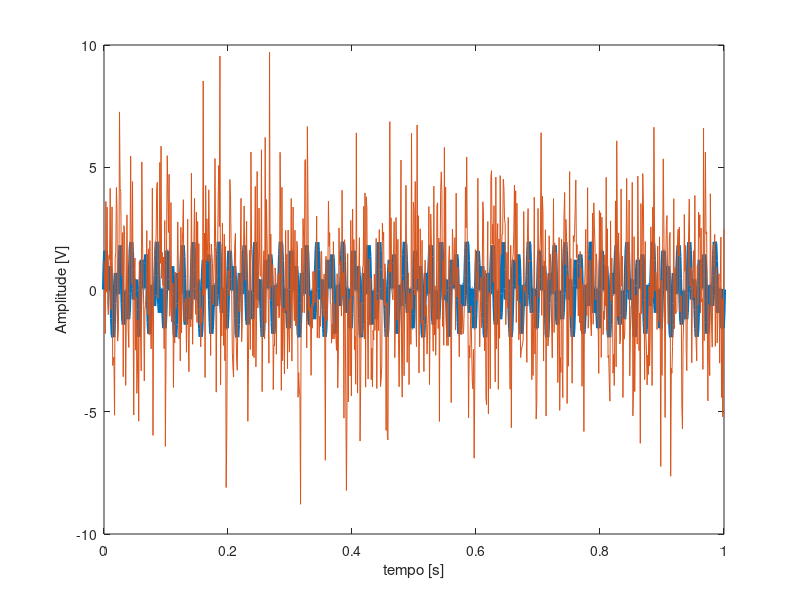
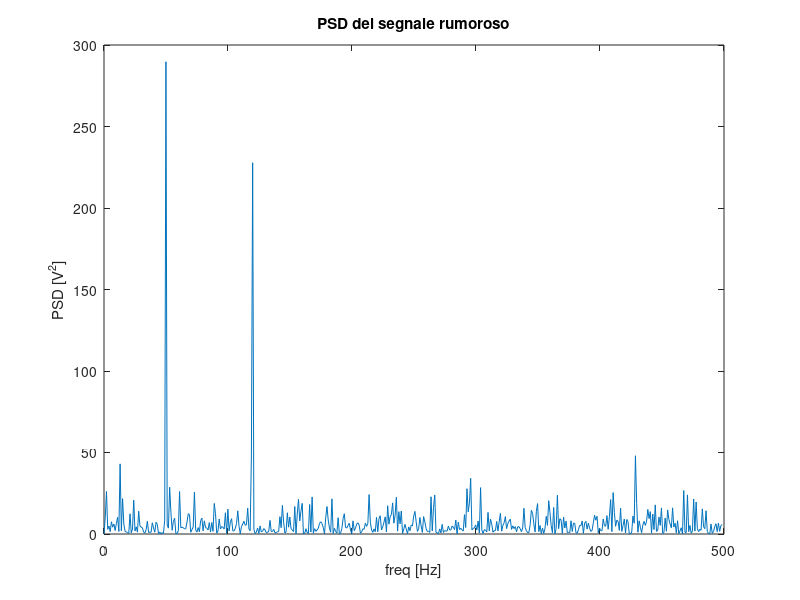
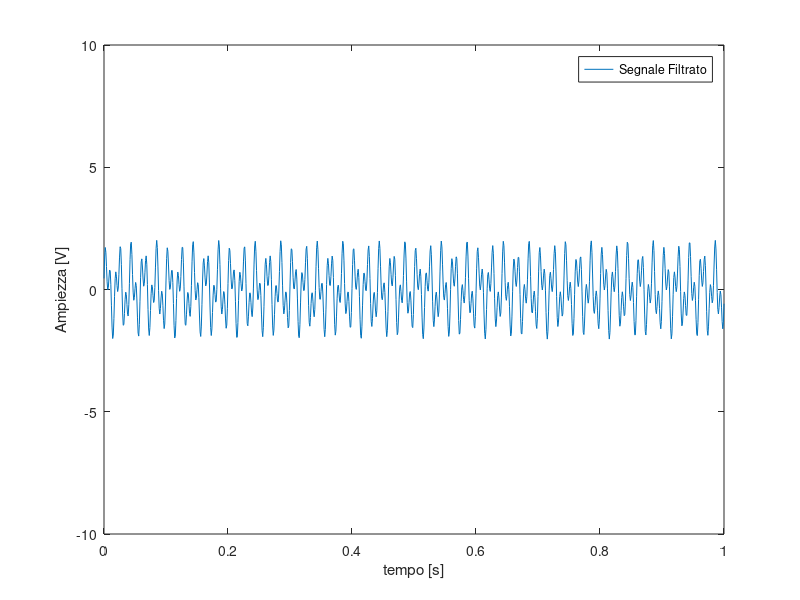
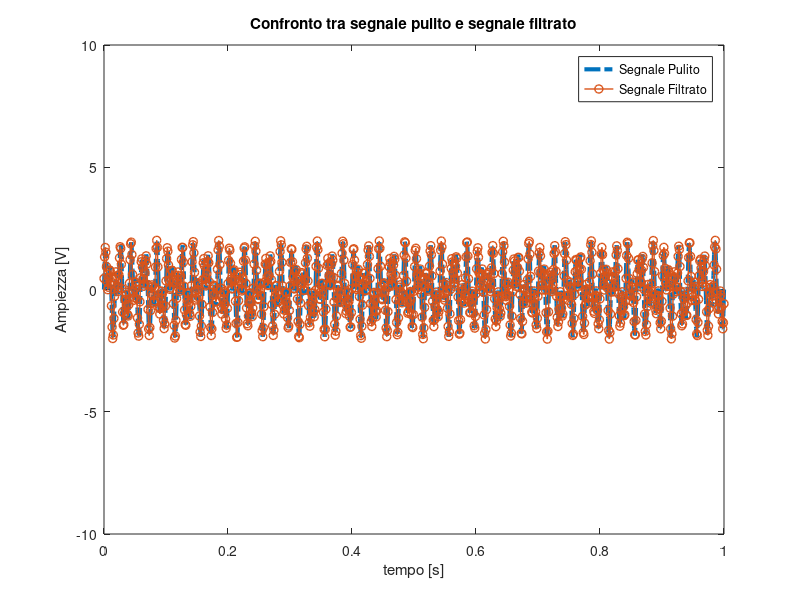

Here is the MATLAB script that generated these plots, in order:
clc;
clear;
close all;

% Creiamo un semplice segnale con 2 frequenze
dt = 0.001; % intervallo di campionamento [s]
t = 0:dt:1;
fclean = sin(2*pi*50*t) + sin(2*pi*120*t); % segnale pulito costituito
                                           % dalla somma di 2 frequenze
                                           
f = fclean + 2.5 * randn(size(t)); % aggiungo del rumore

figure(1)
plot(t, fclean, 'LineWidth', 3);
hold on
plot(t, f);
xlabel('tempo [s]');
ylabel('Amplitude [V]');
ylim([-10 10]);

% Calcoliamo la fft del segnale rumoroso
n = length(t);
fhat = fft (f, n);

PSD = fhat .* conj(fhat)/n; % PSD = abs(fhat).^2
freq = 1/(dt*n)*(0:n); % creo il vettore delle frequenze [Hz]
L = 1:floor((n/2));

figure
plot(freq(L), PSD(L));
xlabel('freq [Hz]');
ylabel('PSD [V^2]');
title('PSD del segnale rumoroso')

% Utilizziamo la fft per filtrare il segnale
indices = (PSD > 100); % trovo tutte le frequenze che hanno una potenza
                       % significativa
                        
PSDclean = PSD.*indices;

fhat = indices.*fhat; % poniamo a 0 tutti i coefficienti della fft con
                       % piccola ampiezza
                       
ffilt = ifft(fhat);

figure
plot(t, ffilt);
legend ('Segnale Filtrato');
xlabel('tempo [s]');
ylabel('Ampiezza [V]');
ylim([-10 10]);

figure
plot(t, fclean, '-.', 'LineWidth',3);
hold on
plot(t, ffilt, '-o', 'LineWidth',1);
legend ('Segnale Pulito', 'Segnale Filtrato');
xlabel('tempo [s]');
ylabel('Ampiezza [V]');
ylim([-10 10]);
title('Confronto tra segnale pulito e segnale filtrato')










